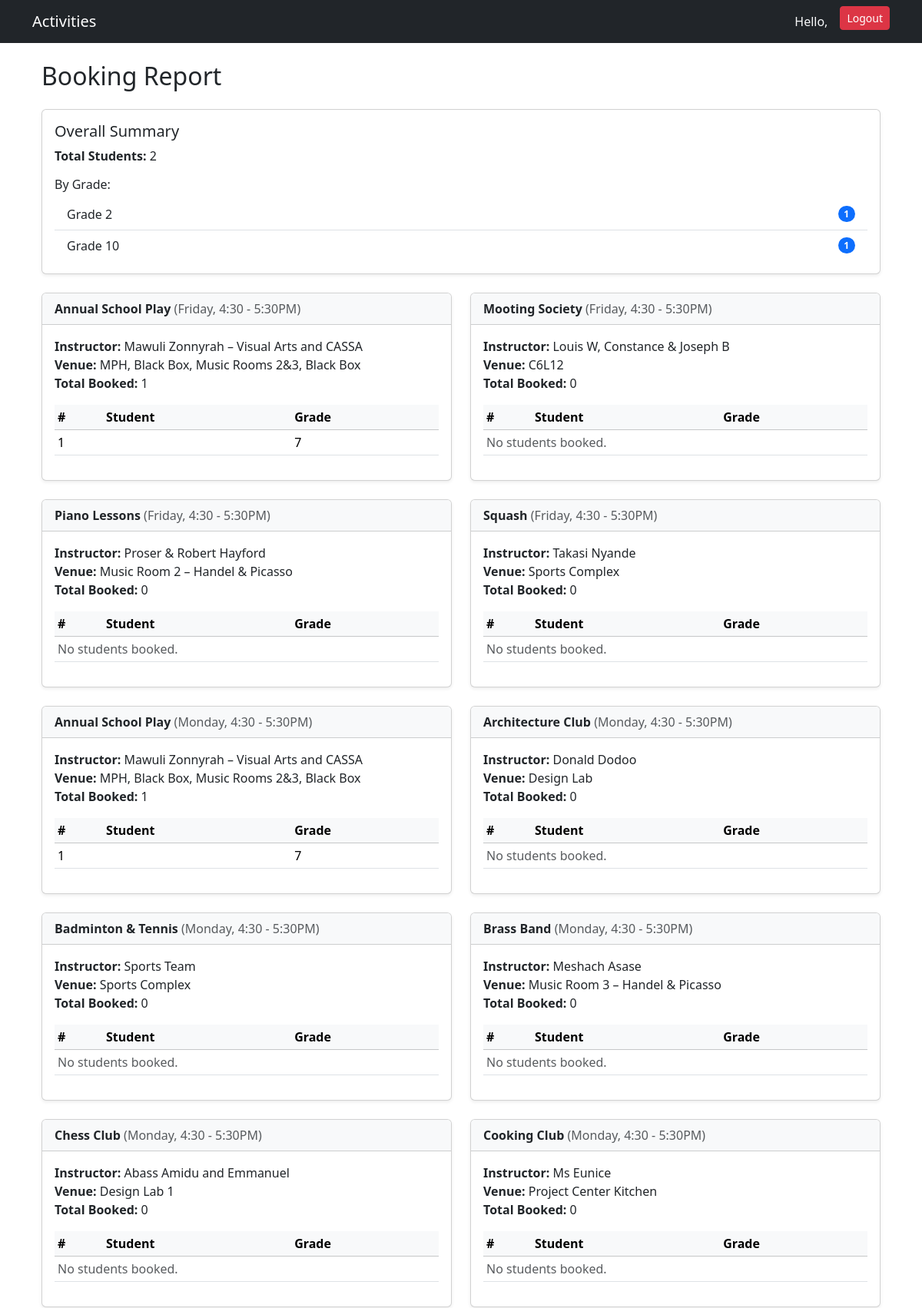
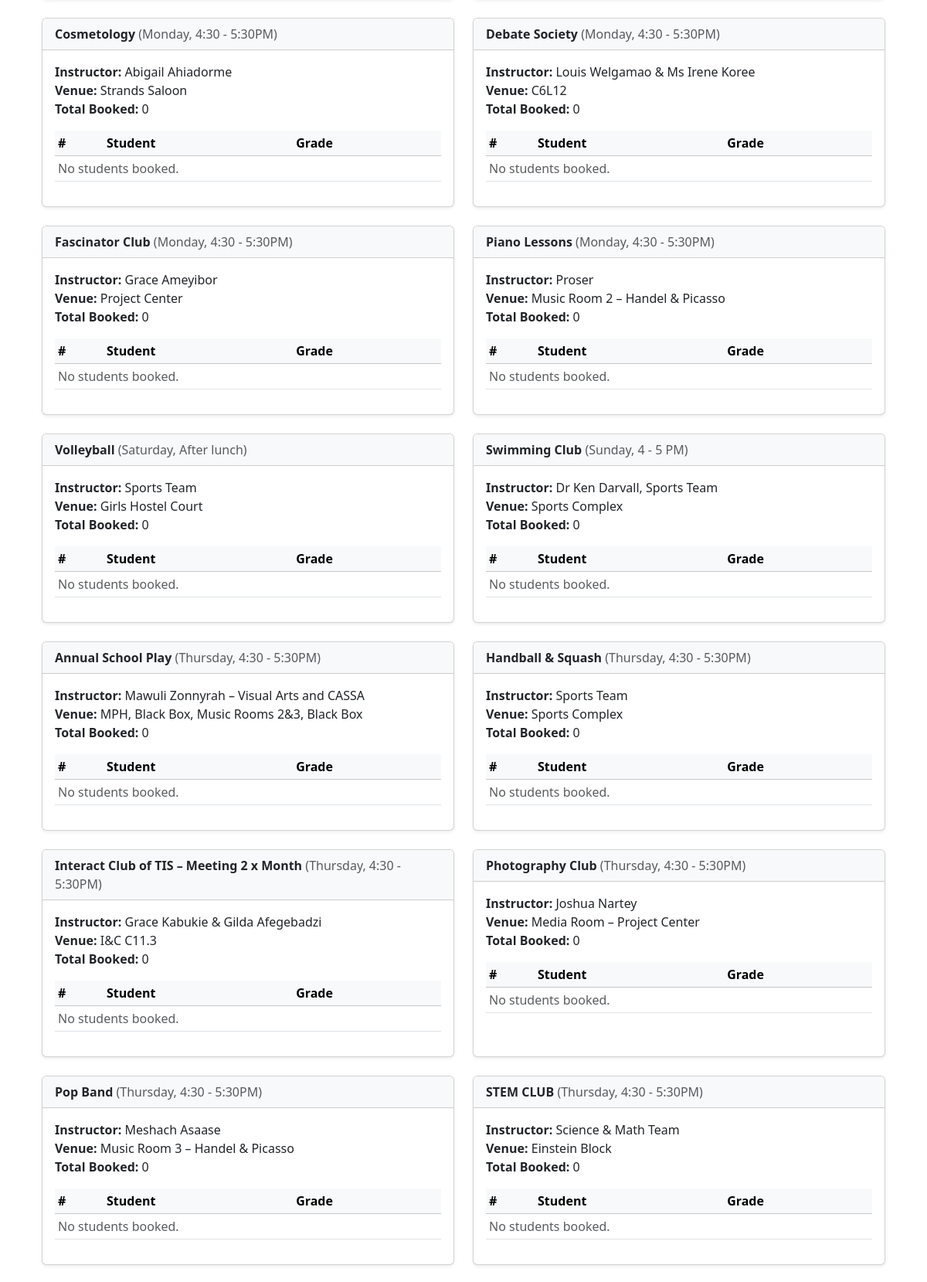
The app's page / (signed in, upper part) with its own data (2 pictures, top to bottom).
### bookings/models.py (models this page shows, shortened)
class Activity(models.Model):
    DAYS = [
        ('Monday','Monday'),('Tuesday','Tuesday'),('Wednesday','Wednesday'),
        ('Thursday','Thursday'),('Friday','Friday'),('Saturday','Saturday'),
        ('Sunday','Sunday'),
    ]
    name = models.CharField(max_length=150)
    day = models.CharField(max_length=10, choices=DAYS)
    allowed_grades = models.ManyToManyField(Grade, related_name='activities')
    instructor = models.CharField(max_length=150, blank=True, null=True)
    venue = models.CharField(max_length=150, blank=True, null=True)
    capacity = models.PositiveIntegerField(default=0, help_text="0 = Unlimited capacity")
    time = models.CharField(max_length=50)
    class Meta:
        ordering = ['day','name']
        unique_together = ('name','day')
    def bookings_count(self):
        return self.bookings.count()
    bookings_count.short_description = "Bookings"
    def spots_left(self):
        """Return spots left, or 'Unlimited' if capacity is 0."""
        if self.capacity == 0:
            return "Unlimited"
        return self.capacity - self.bookings.count()
    spots_left.short_description = "Spots left"

class Booking(models.Model):
    student = models.ForeignKey(StudentProfile, on_delete=models.CASCADE)
    activity = models.ForeignKey(Activity, on_delete=models.CASCADE, related_name='bookings')
    day = models.CharField(max_length=10)
    date_created = models.DateTimeField(auto_now_add=True)
    attended = models.BooleanField(default=False)
    class Meta:
        unique_together = ('student', 'day')
        ordering = ['-date_created']

class StudentProfile(models.Model):
    user = models.OneToOneField(
        settings.AUTH_USER_MODEL,
        on_delete=models.CASCADE,
        related_name="students",
    )
    name = models.CharField(max_length=250, help_text="Full Name")
    grade = models.ForeignKey(Grade, on_delete=models.PROTECT)

class Grade(models.Model):
    name = models.CharField(max_length=10, unique=True)
    def __str__(self):
        return self.name

### bookings/views.py (the view)
# urls.py: path('', views.booking_report, name='booking_report'),
@login_required
def booking_report(request):
    total_students = StudentProfile.objects.count()
    students_by_grade = (
        StudentProfile.objects.values('grade')
        .annotate(total=Count('id'))
        .order_by('grade')
    )
    activities = (
        Activity.objects.all()
        .order_by('day', 'name')
        .prefetch_related('bookings__student')   # Optimize queries
    )
    return render(request, 'activities/report.html', {
        'total_students': total_students,
        'students_by_grade': students_by_grade,
        'activities': activities,
    })

### bookings/templates/activities/report.html
{% extends 'base.html' %}
{% block content %}
<div class="container mt-4">
    <h2 class="mb-4">Booking Report</h2>
    <div class="card shadow-sm mb-4">
        <div class="card-body">
            <h5 class="card-title">Overall Summary</h5>
            <p class="card-text">
                <strong>Total Students:</strong> {{ total_students }}
            </p>
            <h6>By Grade:</h6>
            <ul class="list-group list-group-flush">
                {% for g in students_by_grade %}
                    <li class="list-group-item d-flex justify-content-between align-items-center">
                        Grade {{ g.grade }}
                        <span class="badge bg-primary rounded-pill">{{ g.total }}</span>
                    </li>
                {% empty %}
                    <li class="list-group-item">No students found.</li>
                {% endfor %}
            </ul>
        </div>
    </div>
    <div class="row">
        {% for activity in activities %}
            <div class="col-md-6 mb-4">
                <div class="card h-100 shadow-sm">
                    <div class="card-header bg-light">
                        <strong>{{ activity.name }}</strong>
                        <span class="text-muted">({{ activity.day }}, {{ activity.time|default:"-" }})</span>
                    </div>
                    <div class="card-body">
                        <p>
                            <strong>Instructor:</strong> {{ activity.instructor|default:"-" }} <br>
                            <strong>Venue:</strong> {{ activity.venue|default:"-" }} <br>
                            <strong>Total Booked:</strong> {{ activity.bookings.count }}
                        </p>
                        <div class="table-responsive">
                            <table class="table table-sm table-hover">
                                <thead class="table-light">
                                    <tr>
                                        <th>#</th>
                                        <th>Student</th>
                                        <th>Grade</th>
                                    </tr>
                                </thead>
                                <tbody>
                                    {% for booking in activity.bookings.all %}
                                        <tr>
                                            <td>{{ forloop.counter }}</td>
                                            <td>{{ booking.student.user.get_full_name }}</td>
                                            <td>{{ booking.student.grade }}</td>
                                        </tr>
                                    {% empty %}
                                        <tr>
                                            <td colspan="3" class="text-muted">No students booked.</td>
                                        </tr>
                                    {% endfor %}
                                </tbody>
                            </table>
                        </div>
                    </div>
                </div>
            </div>
        {% empty %}
            <div class="col-12">
                <div class="alert alert-info">No activities available.</div>
            </div>
        {% endfor %}
    </div>
</div>
{% endblock %}

### bookings/templates/base.html (shortened to what this page needs)
<!DOCTYPE html>
<html lang="en">
<head>
    <link rel="stylesheet" href="https://cdn.jsdelivr.net/npm/bootstrap@5.3.2/dist/css/bootstrap.min.css">
</head>
<body>
<nav class="navbar navbar-expand-lg navbar-dark bg-dark">
  <div class="container">
    <a class="navbar-brand" href="{% url 'activity_list' %}">Activities</a>
    <div class="ms-auto d-flex">
        {% if user.is_authenticated %}
            <span class="navbar-text text-light me-3">
                Hello, {{ user.students.name }}
            </span>
            <form method="post" action="{% url 'logout' %}">
              <button type="submit" class="btn btn-sm btn-danger">Logout</button>
          </form>
        {% else %}
            <a class="btn btn-outline-light btn-sm me-2" href="{% url 'login' %}">Login</a>
            <a class="btn btn-primary btn-sm" href="{% url 'register' %}">Register</a>
        {% endif %}
    </div>
  </div>
</nav>
<div class="container mt-4">
    {% block content %}{% endblock %}
</div>
</body>
</html>

### records on screen
Activity: name "Annual School Play", day "Friday", time "4:30 - 5:30PM", instructor "Mawuli Zonnyrah – Visual Arts and CASSA", venue "MPH, Black Box, Music Rooms 2&3, Black Box", bookings.count "1"
Booking: student.grade "7"
Activity: name "Mooting Society", day "Friday", time "4:30 - 5:30PM", instructor "Louis W, Constance & Joseph B", venue "C6L12", bookings.count "0"
Activity: name "Piano Lessons", day "Friday", time "4:30 - 5:30PM", instructor "Proser & Robert Hayford", venue "Music Room 2 – Handel & Picasso", bookings.count "0"
Activity: name "Squash", day "Friday", time "4:30 - 5:30PM", instructor "Takasi Nyande", venue "Sports Complex", bookings.count "0"
Activity: name "Annual School Play", day "Monday", time "4:30 - 5:30PM", instructor "Mawuli Zonnyrah – Visual Arts and CASSA", venue "MPH, Black Box, Music Rooms 2&3, Black Box", bookings.count "1"
Booking: student.grade "7"
Activity: name "Architecture Club", day "Monday", time "4:30 - 5:30PM", instructor "Donald Dodoo", venue "Design Lab", bookings.count "0"
Activity: name "Badminton & Tennis", day "Monday", time "4:30 - 5:30PM", instructor "Sports Team", venue "Sports Complex", bookings.count "0"
Activity: name "Brass Band", day "Monday", time "4:30 - 5:30PM", instructor "Meshach Asase", venue "Music Room 3 – Handel & Picasso", bookings.count "0"
Activity: name "Chess Club", day "Monday", time "4:30 - 5:30PM", instructor "Abass Amidu and Emmanuel", venue "Design Lab 1", bookings.count "0"
Activity: name "Cooking Club", day "Monday", time "4:30 - 5:30PM", instructor "Ms Eunice", venue "Project Center Kitchen", bookings.count "0"
Activity: name "Cosmetology", day "Monday", time "4:30 - 5:30PM", instructor "Abigail Ahiadorme", venue "Strands Saloon", bookings.count "0"
Activity: name "Debate Society", day "Monday", time "4:30 - 5:30PM", instructor "Louis Welgamao & Ms Irene Koree", venue "C6L12", bookings.count "0"
Activity: name "Fascinator Club", day "Monday", time "4:30 - 5:30PM", instructor "Grace Ameyibor", venue "Project Center", bookings.count "0"
Activity: name "Piano Lessons", day "Monday", time "4:30 - 5:30PM", instructor "Proser", venue "Music Room 2 – Handel & Picasso", bookings.count "0"
Activity: name "Volleyball", day "Saturday", time "After lunch", instructor "Sports Team", venue "Girls Hostel Court", bookings.count "0"
Activity: name "Swimming Club", day "Sunday", time "4 - 5 PM", instructor "Dr Ken Darvall, Sports Team", venue "Sports Complex", bookings.count "0"
Activity: name "Annual School Play", day "Thursday", time "4:30 - 5:30PM", instructor "Mawuli Zonnyrah – Visual Arts and CASSA", venue "MPH, Black Box, Music Rooms 2&3, Black Box", bookings.count "0"
Activity: name "Handball & Squash", day "Thursday", time "4:30 - 5:30PM", instructor "Sports Team", venue "Sports Complex", bookings.count "0"
Activity: name "Interact Club of TIS – Meeting 2 x Month", day "Thursday", time "4:30 - 5:30PM", instructor "Grace Kabukie & Gilda Afegebadzi", venue "I&C C11.3", bookings.count "0"
Activity: name "Photography Club", day "Thursday", time "4:30 - 5:30PM", instructor "Joshua Nartey", venue "Media Room – Project Center", bookings.count "0"
Activity: name "Pop Band", day "Thursday", time "4:30 - 5:30PM", instructor "Meshach Asaase", venue "Music Room 3 – Handel & Picasso", bookings.count "0"
Activity: name "STEM CLUB", day "Thursday", time "4:30 - 5:30PM", instructor "Science & Math Team", venue "Einstein Block", bookings.count "0"

### other values on screen
{{ total_students }} "2"
{{ g.grade }} "2" "10"
{{ g.total }} "1" "1"
